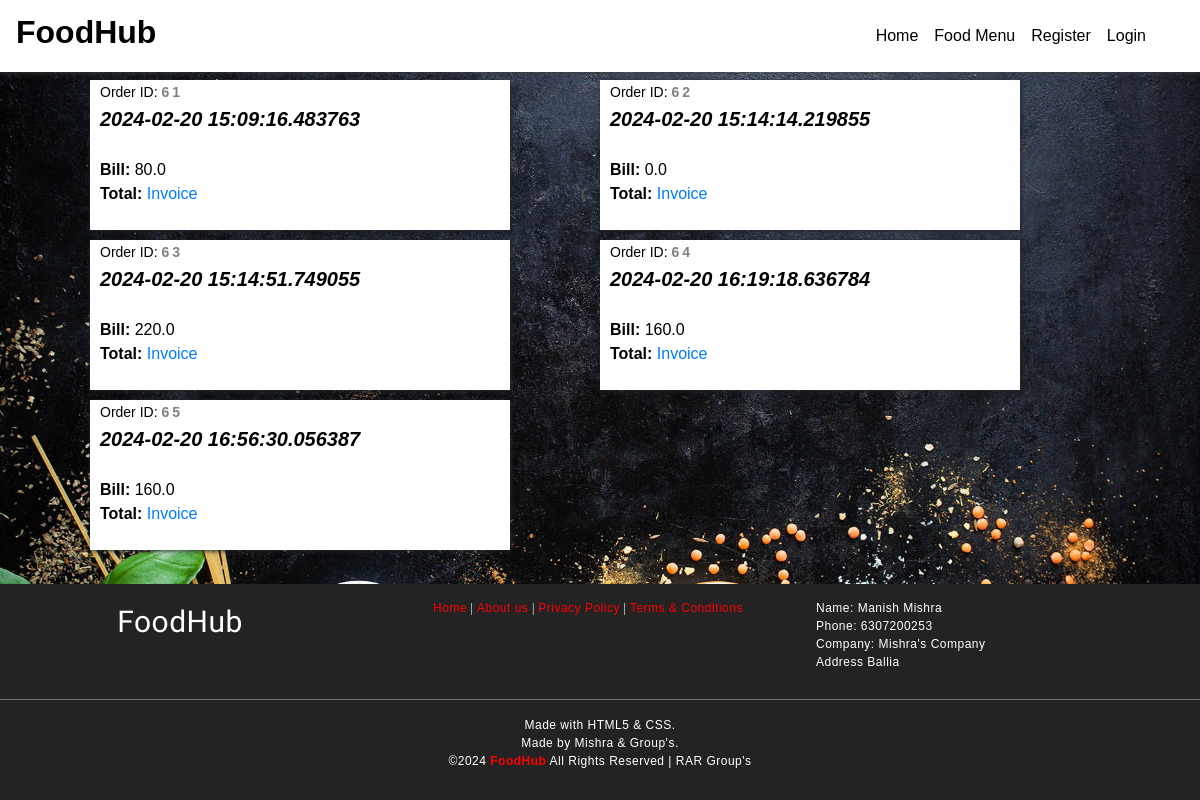
The page /orders on the database its author committed.
### foodapp/models.py (models this page shows)
class Order(models.Model):
	OrderId   = models.AutoField(primary_key=True)
	CustEmail = models.CharField(max_length=30)
	OrderDate = models.CharField(max_length=40)
	TotalBill = models.FloatField(max_length=50)
	class Meta:
		db_table = "FP_Order"

### foodapp/views.py (the view)
# urls.py: path('orders',views.getorder),
def getorder(request):
	orders = Order.objects.all()
	return render(request,'orderlist.html',{'orderlist':orders})

### Templates/foodapp/orderlist.html (shortened to what this page needs)
<!DOCTYPE html>
<html lang="en" dir="ltr">
  <head>
	{% load static %}
    <link rel="stylesheet" type="text/css" href="{% static 'css/imperial_style.css' %}" />
    <link rel="stylesheet" type="text/css" href="{% static 'css/master.css' %}" />
    <link rel="stylesheet" href="https://use.fontawesome.com/releases/v5.7.2/css/all.css">
    <link rel="stylesheet" href="https://use.fontawesome.com/releases/v5.3.1/css/all.css">
<link rel="stylesheet" href="https://stackpath.bootstrapcdn.com/bootstrap/4.4.1/css/bootstrap.min.css">
  </head>
    <nav class="navbar navbar-expand-lg navbar-light" style="position: fixed;width:100%;background-image: linear-gradient(180deg,#FFF,#FFF);box-shadow: 0px 0px 7px 0px #404040;">
      <a class="navbar-brand" href="/"><h2 style="color:black;font-family:sans-serif;font-weight:bolder;"><b>FoodHub</b></h2></a>
      <div class="collapse navbar-collapse" id="navbarSupportedContent">
        <ul class="navbar-nav" style="margin-left:auto!important;margin-right:30px;">
          <li class="nav-item active">
            <a class="nav-link" id="nav-link" href="home">Home <span class="sr-only">(current)</span></a>
          </li>
          <li class="nav-item active">
            <a class="nav-link" id="nav-link" href="allfood">Food Menu <span class="sr-only">(current)</span></a>
          </li>
          {% if request.session.CustId is None and request.session.AdminId is None %}
          <li class="nav-item active">
            <a class="nav-link" id="nav-link" href="addcustomer">Register <span class="sr-only">(current)</span></a>
          </li>
          {% endif %}
          {% if request.session.CustId is None and request.session.AdminId is None %}
          <li class="nav-item active">
            <a class="nav-link" id="nav-link" href="login">Login <span class="sr-only">(current)</span></a>
          </li>
          {% endif %}
        </ul>
      </div>
    </nav>
    <main style="margin-top:80px;">
      <form action="placeorder" method="post">
{% for o in orderlist %}
      <div class="" style="background:#FFF;position: static;width:35%;height:150px;margin-left: 7.5%;float:left;box-shadow:1px 1px 5px;margin-bottom:10px;">
        <span style="color:black;float:left;margin-left:10px;"><span style="font-size:14px;">Order ID: <b style="letter-spacing: 3px;color: grey;">{{o.OrderId}}</b></span><br /><b style="font-size:20px;"><i>{{o.OrderDate}}</i></b><br/>
<br />
<tr>
<td><b>Bill:  </b></td><td>{{o.TotalBill}}</td><br /><td><b>Total:  </b></td><td id="tlp" style="color:black;"></td>
</tr><a href="/download/invoice/{{ o.OrderId }}" download PDF>Invoice</a>
      </span>
      </div>
      {% endfor %}
    </form>
    </main>
    <footer>
      <div class="foot-con">
        <div class="fo-cont-1">
          FoodHub
        </div>
        <div class="fo-cont-2">
          <a class="ext-link" href="#">Home</a> |
            <a class="ext-link" href="#">About us</a> |
              <a class="ext-link" href="#">Privacy Policy</a> |
                <a class="ext-link" href="#">Terms & Conditions</a>
        </div>
        <div class="fo-cont-3">
          Name:	Manish Mishra<br />
Phone:	6307200253<br />
Company:	Mishra's Company<br />
Address	Ballia
        </div>
      </div><hr style="background-color: grey;margin-top:0px;"/>Made with HTML5 & CSS.<br />
      Made by Mishra & Group's.<br />
      ©<script type='text/javascript'>var creditsyear = new Date();document.write(creditsyear.getFullYear());</script> <a class="ext-link" href="/"><b>FoodHub</b></a> All Rights Reserved | RAR Group's
    </footer>
  </body>
</html>

### foodapp/static/css/imperial_style.css (style rules this page uses)
* { margin: 0; padding: 0; font-family: sans-serif; box-sizing: border-box; text-decoration: none; }
a { color: red; }
#nav-link { font-family: sans-serif; font-weight: 400; color:black; }
footer { margin-top: 10px; padding-top: 15px; padding-bottom: 30px; background-color: #232323; color: white; font-family: sans-serif; font-size:12px; font-weight: normal; letter-spacing: 0.5px; text-align: center; flex-shrink: 0; }
.foot-con { width: 100%; height: 100px; overflow: hidden; }
.fo-cont-1 { width:30%; float: left; text-align: center; font-size: 30px; font-weight: normal; color: ; font-family: 'Bevan', cursive; overflow: hidden; }
.fo-cont-2 { width:38%; float: left; font-size: 12px; text-align: center; font-weight: normal; color: ; font-family: 'Ultra', serif; overflow: hidden; }
.fo-cont-3 { width:30%; float: left; font-size: 12px; text-align: left; }

### foodapp/static/css/master.css (style rules this page uses)
* { margin: 0; padding: 0; font-family: sans-serif; box-sizing: border-box; text-decoration: none; }
main { margin-top: 50px; flex: 1 0 auto; }
footer { margin-top: 10px; padding-top: 15px; padding-bottom: 30px; background-color: #232323; color: white; font-family: sans-serif; font-size:12px; font-weight: normal; letter-spacing: 0.5px; text-align: center; flex-shrink: 0; }
.ext-link { color: red; }
.foot-con { width: 100%; height: 100px; overflow: hidden; }
.fo-cont-1 { width:30%; float: left; text-align: center; font-size: 30px; font-weight: normal; color: ; font-family: 'Bevan', cursive; overflow: hidden; }
.fo-cont-2 { width:38%; float: left; font-size: 12px; text-align: center; font-weight: normal; color: ; font-family: 'Ultra', serif; overflow: hidden; }
.fo-cont-3 { width:30%; float: left; font-size: 12px; text-align: left; }

### rows shown on the page
Order: OrderId "61", OrderDate "2024-02-20 15:09:16.483763", TotalBill "80.0"
Order: OrderId "62", OrderDate "2024-02-20 15:14:14.219855", TotalBill "0.0"
Order: OrderId "63", OrderDate "2024-02-20 15:14:51.749055", TotalBill "220.0"
Order: OrderId "64", OrderDate "2024-02-20 16:19:18.636784", TotalBill "160.0"
Order: OrderId "65", OrderDate "2024-02-20 16:56:30.056387", TotalBill "160.0"
